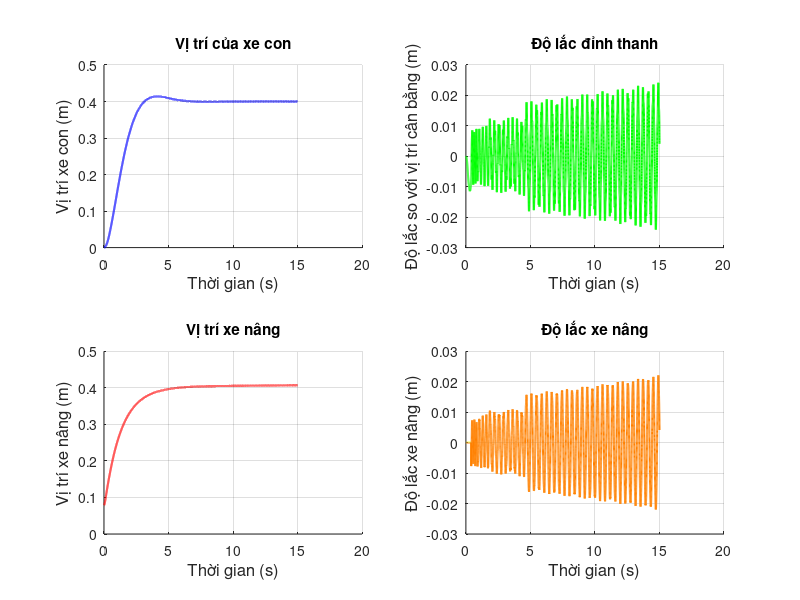

Recreate this plot in MATLAB.
clc;
close all;
clear;
%--------------------------------------------------------------------------
%    Mô phỏng chuyển động của dầm Euler - Bernoulli trong mô hình SMC
%--------------------------------------------------------------------------

% Thiết lập các thông số cho dầm
L = 0.63; EI = 0.754; rho_A = 0.297;
% Các vật nặng
mw = 13.1; mk = 0.04; mh = 0.86; g = 9.81;

% Thiết lập thông số không gian và thời gian
n = 9; r = 15000;
tmax = 15;
delta_Y = L/(n - 1); % Bước không gian
delta_t = tmax/(r - 1); % Bước thời gian

% Bộ thông số PID
I = 0; % Khởi tạo giá trị tính tích phân
kp1 = 15; kd1 = 20; % Hệ số 2 khâu PD cho xe con
kp2 = 15; kd2 = 20; % Hệ số 2 khâu PD cho xe nâng
sp1 = 0.4; % Giá trị đặt cho xe con
sp2 = 0.4; % Giá trị đặt cho xe nâng

% Khởi tạo ma trận để lưu giá trị
w = zeros(n,r);
x3 = zeros(1,r); % Độ lắc của thanh tại x2 (x3)
x2 = 2; 
dx2dt_2 = zeros(1,r);
dx2dt_2(1:3) = delta_Y;

% Lực tác động vào xe con
F1 = zeros(1,r);
F1(1:r) = 10;

% Lực tác động vào xe nâng
F2 = zeros(1,r);
F2(1:r) = 5;

%--------------------------------------------------------------------------
for j = 3:(r - 1)
    wyyy0 = (w(3,j) - 2*w(2,j) + w(1,j))/(2*delta_Y^3);
    S2 = (F1(j + 1) - EI*wyyy0)/mw;
    w(1,j + 1) = 2*w(1,j) - w(1,j - 1) + delta_t^2*S2; % 5b
    for i = 3:(n - 2)
        % Đạo hàm theo Y
        wyyyy = (w(i + 2,j) - 4*w(i + 1,j) + 6*w(i,j) - 4*w(i - 1,j) + w(i - 2,j));
        S1 = (-EI/(rho_A*delta_Y^4))*wyyyy;
        S4 = (-EI/(mh*delta_Y^3))*wyyyy;

        % Chuyển động của xe nâng
        dx3dt_2 = (x3(j) - 2*x3(j - 1) + x3(j - 2))/(delta_t^2);
        wyx2 = (w(x2 + 1,j - 1) - w(x2 - 1,j - 1))/(2*delta_Y);
        dx2dt_2(j + 1) = 2*dx2dt_2(j) - dx2dt_2(j - 1) + (F2(j + 1) ...
                         - mh*g - mh*dx3dt_2*wyx2)/mh*delta_t^2; % 5c

        % Cập nhật vị trí x2
        if dx2dt_2(j + 1) < delta_Y
            x2 = 2;
            dx2dt_2(j + 1) = delta_Y;
        elseif dx2dt_2(j + 1) > L - delta_Y
            x2 = n - 1;
            dx2dt_2(j + 1) = L - delta_Y;
        else
            x2 = ceil(dx2dt_2(j + 1)/delta_Y);
        end

        % Độ lắc của thanh
        if i ~= x2 && x2 > 2
            w(i,j + 1) = 2*w(i,j) - w(i,j - 1) + delta_t^2*S1; % 5a
            x3(j + 1) = w(i,j + 1) - w(1,j + 1);
        elseif i == x2 && x2 > 2
            w(i,j + 1) = 2*w(i,j) - w(i,j - 1) + delta_t^2*S4; % 5d
            x3(j + 1) = w(i,j + 1) - w(1,j + 1);
        elseif x2 == 2
            w(i,j + 1) = 2*w(i,j) - w(i,j - 1) + delta_t^2*S4;
            x3(j + 1) = 0;
        end
    end
    wyyyl = (-2*w(n,j) + 3*w(n - 1,j) - w(n - 2,j))/(2*delta_Y^3);
    S3 = (EI/mk)*wyyyl;
    w(2,j + 1) = w(1,j + 1);
    w(n,j + 1) = 2*w(n,j) - w(n,j - 1) + delta_t^2*S3; % 5e
    w(n - 1,j + 1) = (w(n,j + 1) + w(n - 2,j + 1))/2;

%--------------------------------------------------------------------------
%                  Bộ điều khiển PID cho xe con và xe nâng
%--------------------------------------------------------------------------
    % Xe con
    F1(j + 2) = kp1*(sp1 - w(1,j + 1)) + kd1*(w(1,j) - w(1,j + 1))/delta_t;
%     if F1(j + 2) > 15
%         F1(j + 2) = 15;
%     elseif F1(j + 2) < -15
%         F1(j + 2) = -15;
%     end

    % Xe nâng
    F2(j + 2) = mh*g + kp2*(sp2 - dx2dt_2(j + 1)) + kd2*(dx2dt_2(j) - dx2dt_2(j + 1))/delta_t;
%     if F2(j + 2) > 15
%         F2(j + 2) = 15;
%     elseif F2(j + 2) < -15
%         F2(j + 2) = -15;
%     end
end
%--------------------------------------------------------------------------

% Khởi tạo giá trị để mô phỏng
t_tr = linspace(0,tmax,r);

% Vẽ đồ thị
subplot(2,2,1);
grid on;
hold on;
plot(t_tr,w(1,:),'b','LineWidth',1.5);
title({'Vị trí của xe con'});
ylabel('Vị trí xe con (m)','FontSize',12);
xlabel('Thời gian (s)','FontSize',12);

subplot(2,2,2);
grid on;
hold on;
plot(t_tr,w(n,:) - w(1,:),'g','LineWidth',1.5); % Vị trí tương đối của mk so với xe con
title({'Độ lắc đỉnh thanh'});
ylabel('Độ lắc so với vị trí cân bằng (m)','FontSize',12);
xlabel('Thời gian (s)','FontSize',12);

subplot(2,2,3);
grid on;
hold on;
plot(t_tr,dx2dt_2,'r','LineWidth',1.5);
title({'Vị trí xe nâng'});
ylabel('Vị trí xe nâng (m)','FontSize',12);
xlabel('Thời gian (s)','FontSize',12);

subplot(2,2,4);
grid on;
hold on;
plot(t_tr,x3,'Color',[1 0.5 0],'LineWidth',1.5);
title({'Độ lắc xe nâng'});
ylabel('Độ lắc xe nâng (m)','FontSize',12);
xlabel('Thời gian (s)','FontSize',12);